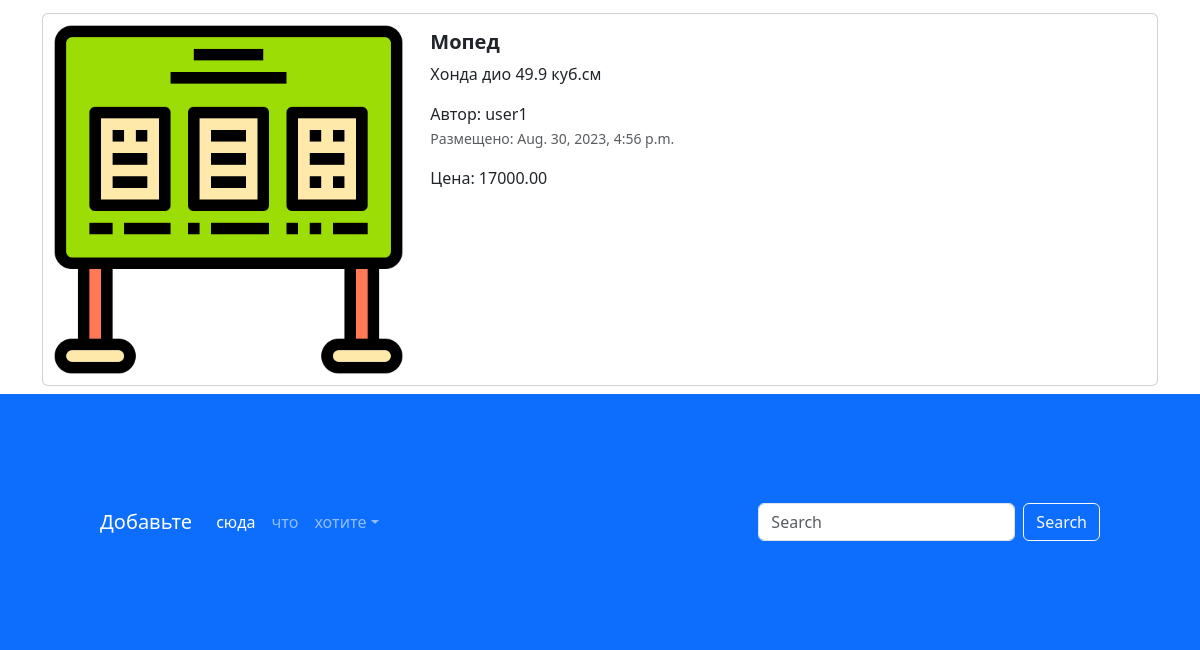
Before: / (lower part) with the older database file.
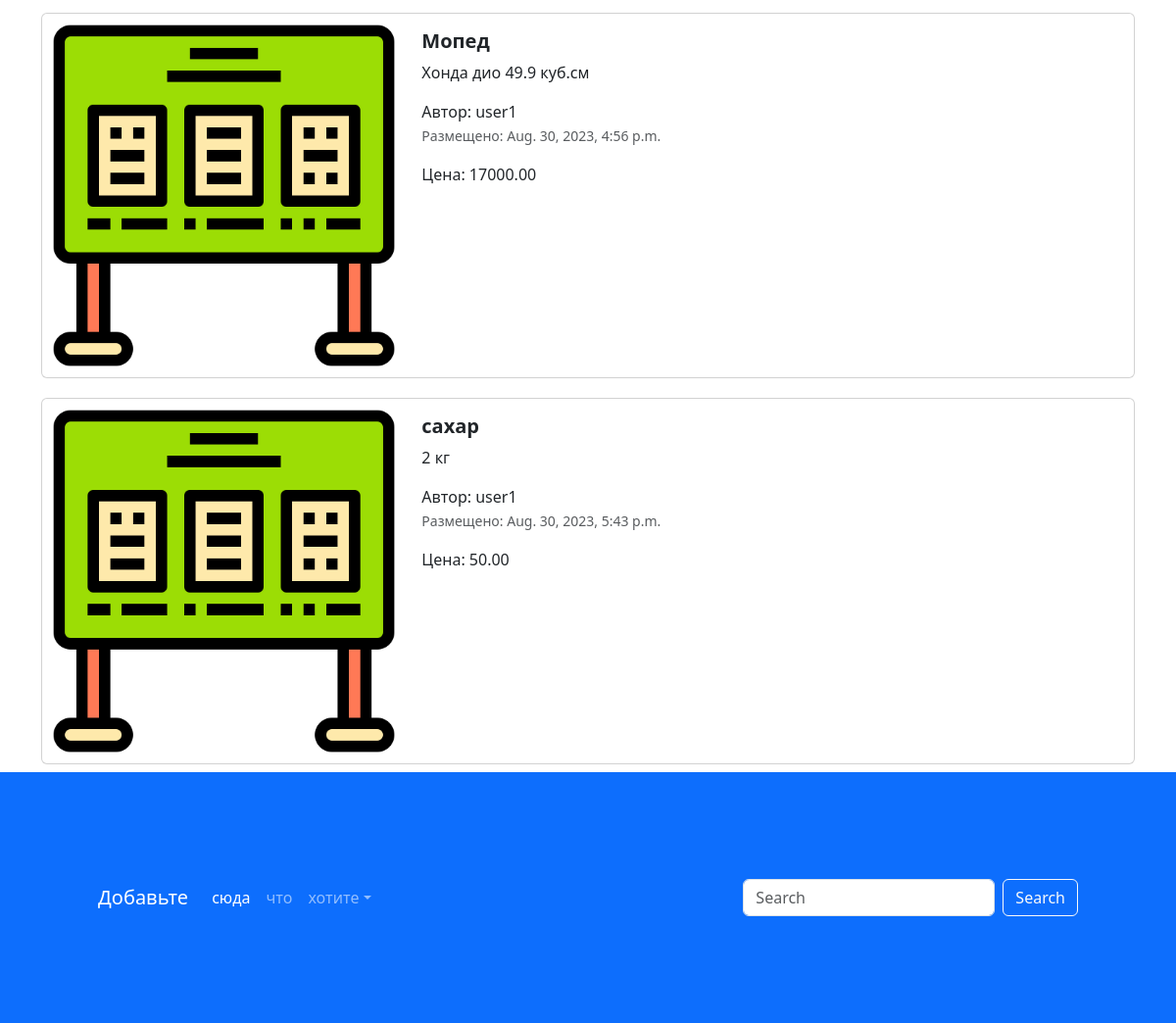
After: the same page with the newer database file.
### app_advs/models.py (models this page shows, shortened)
class Advertisement(models.Model):
    title = models.CharField(verbose_name='Заголовок', max_length=128)
    description = models.TextField(verbose_name='Описание')
    image = models.ImageField(verbose_name='Изображение', upload_to='advs/', null=True, blank=True)
    price = models.DecimalField(verbose_name='Цена', max_digits=10, decimal_places=2)
    auction = models.BooleanField(verbose_name='Торг', help_text='Отметье, уместен ли торг')
    created_at = models.DateTimeField(auto_now_add=True)
    updated_at = models.DateTimeField(auto_now=True)
    user = models.ForeignKey(User, on_delete=models.CASCADE, verbose_name='Пользователь')
    class Meta:
        db_table = 'advertisements'
    def get_absolute_url(self):
        return reverse('adv', kwargs={'pk': self.pk})

### app_advs/views.py (the view)
# urls.py: path('', index, name='main_page'),
def index(request):
    title = request.GET.get('query')
    if title:
        advertisements = Advertisement.objects.filter(title__contains=title)
    else:
        advertisements = Advertisement.objects.all()
    context = {'advertisements': advertisements, 'title': title}
    return render(request, 'app_advs/index.html', context=context)

### templates/app_advs/index.html (shortened to what this page needs)
{% extends 'base.html' %}
{% load static %}
{% block content %}
<body>
<div class="container">
  <div class="col">
    {% for adv in advertisements %}
    <div class="card mb-2" style="max-width: 1200px; margin-top: 20px;">
      <div class="row g-0">
        <div class="col-md-4">
          <a href="{{ adv.get_absolute_url }}" class="nav-link">
            <img src="{% if adv.image %}{{ adv.image.url }}{% else %}{% static 'img/adv.png' %}{%endif%}" class="img-fluid rounded-start" alt="Card title">
          </a>
        </div>
        <div class="col-md-8">
          <div class="card-body">
            <h5 class="card-title">
              <a href="{{ adv.get_absolute_url }}" class="nav-link"><strong>{{ adv.title }}</strong></a>
            </h5>
            <a href="{{ adv.get_absolute_url }}" class="nav-link">
              <p class="card-text">
                {{adv.description}}
              </p>
              <span>Автор: {{ adv.user }}</span>
              <p class="card-text"><small class="text-muted">Размещено: {{ adv.created_at }}</small></p>
              <p>Цена: {{ adv.price }}</p>
            </a>
          </div>
        </div>
      </div>
    </div>
    {% endfor %}
  </div>
</div>
<footer style="padding: 100px;" class="bg-primary">
  <nav class="navbar navbar-expand-sm navbar-dark">
    <a class="navbar-brand" href="#">Добавьте</a>
    <div class="collapse navbar-collapse" id="collapsibleNavId">
      <ul class="navbar-nav me-auto mt-2 mt-lg-0">
        <li class="nav-item">
          <a class="nav-link active" href="#" aria-current="page">сюда</a>
        </li>
        <li class="nav-item">
          <a class="nav-link" href="#">что</a>
        </li>
        <li class="nav-item dropdown">
          <a class="nav-link dropdown-toggle" href="#" id="dropdownId" data-bs-toggle="dropdown" aria-haspopup="true"
             aria-expanded="false">хотите</a>
        </li>
      </ul>
      <form class="d-flex my-2 my-lg-0">
        <input class="form-control me-sm-2" type="text" placeholder="Search">
        <button class="btn btn-outline-light my-2 my-sm-0" type="submit">Search</button>
      </form>
    </div>
  </nav>
</footer>
{% endblock %}

### templates/base.html (shortened to what this page needs)
{% load static %}
<!DOCTYPE html>
<html lang="en">
<head>
  <link rel="stylesheet" href="{% static 'css/bootstrap.min.css' %}">
  <link rel="stylesheet" href="{% static 'css/fontello.css' %}">
</head>
<body>
{% block content %}
{% endblock %}
</body>
</html>

Changed rows visible on the page:
added Advertisement: title "сахар", description "2 кг", user "user1", created_at "Aug. 30, 2023, 5:43 p.m.", price "50.00"
